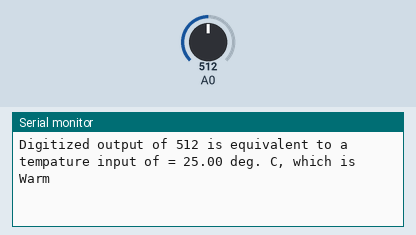
Bench run of a program on a simulated ESP8266 (Wemos D1 mini). On the bench: the last lines printed to the serial monitor. The test bench sets the inputs (shaded band); at power-on: A0 = 512.

Above: at 2.8 s.
2.9 s: A0 set to 716
At 4.7 s:
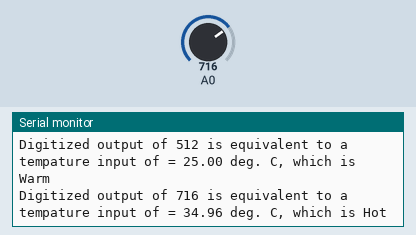
7.5 s: A0 set to 900
At 9.1 s:
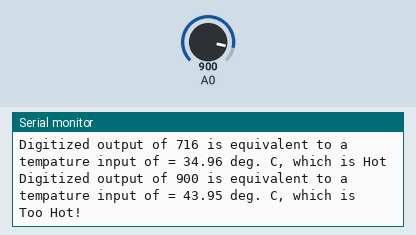
11.5 s: A0 set to 511
At 12.4 s:
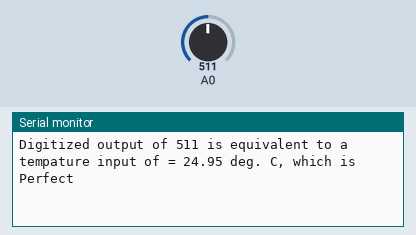
15.5 s: A0 set to 306
At 16.8 s:
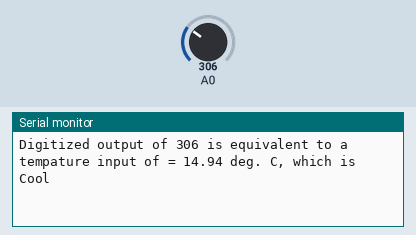
19.5 s: A0 set to 122
At 21.3 s:
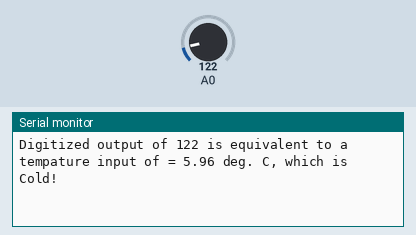

The program:

main.cpp
```cpp
/** I, Andrew Maye, 000344062 certify that this material is my original work.
No other person's work has been used without due acknowledgement. **/

#include <Arduino.h>

/**
 * This function is used to find the equivalent tempature input as digitized output. Returns tempature input
 * **/
float findEquivalent(int dValue, float maxTemp, int PDV){
  float equivalent;
  float resolution = maxTemp/PDV;
  equivalent = resolution * dValue;
  return equivalent;
}

/**
 *  this function takes the tempature as a parameter and returns a judgement of tempature.
 * */
String makeJudgement(int tempature){
  String judgement;
  if(tempature < 10){
    judgement = "Cold!";
  } else if (tempature >= 10 && tempature < 15 ){
    judgement = "Cool";
  } else if (tempature >= 15 && tempature < 25 ){
    judgement = "Perfect";
  } else if (tempature >= 25 && tempature < 30 ){
    judgement = "Warm";
  } else if (tempature >= 30 && tempature < 35 ){
    judgement = "Hot";
  } else if (tempature > 35){
    judgement = "Too Hot!";
  }
  return judgement;
  }

void setup() {
  // put your setup code here, to run once:


  // configure the USB serial monitor
  Serial.begin(115200);
}

void loop() {
  // put your main code here, to run repeatedly:

  int dVal;
  float result;
  float maxTemp = 50.00;
  int PDV = 1024;
  String judgement;

  // read digitized value from the D1 Mini's A/D convertor
  dVal = analogRead(A0);

  result = findEquivalent(dVal, maxTemp, PDV);
  judgement = makeJudgement(result);

  // print value to the USB port
  Serial.println("Digitized output of " + String(dVal) + " is equivalent to a tempature input of = " + result + " deg. C, which is " + String(judgement));

  // wait 2 seconds (2000 ms)
  delay(2000);
}
```

Measured:
- after the input at 2.9 s, the serial monitor: prints a new line after 1.1 s (image 1)
- after the input at 7.5 s, the serial monitor: prints a new line after 0.51 s (image 2)
- after the input at 11.5 s, the serial monitor: prints a new line after 0.52 s (image 3)
- after the input at 15.5 s, the serial monitor: prints a new line after 0.52 s (image 4)
- after the input at 19.5 s, the serial monitor: prints a new line after 0.53 s (image 5)
